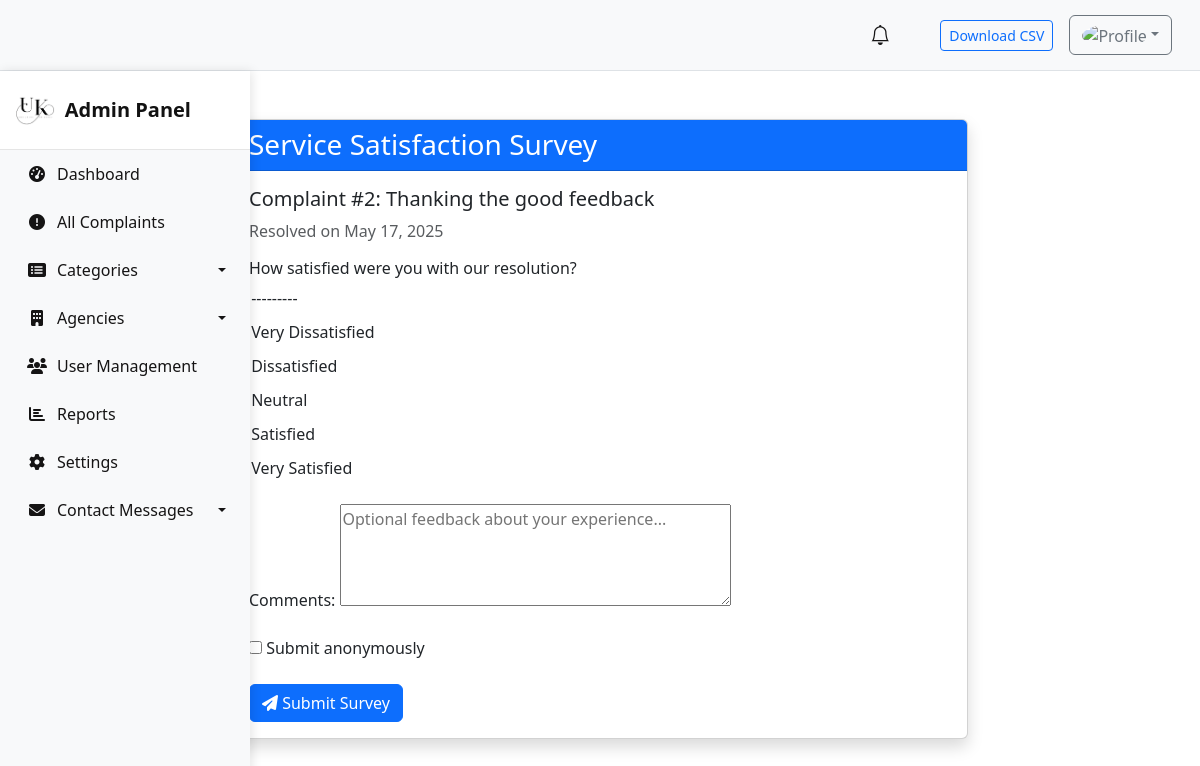
/complaints/2/survey/, run on the app's committed database.
### compliants/models.py (models this page shows, shortened)
class Complaint(models.Model):
    CATEGORY_CHOICES = [
        ('health', 'Health'),
        ('infrastructure', 'Infrastructure'),
        ('security', 'Security'),
    ]
    STATUS_CHOICES = [
        ('pending', 'Pending'),
        ('in_progress', 'In Progress'),
        ('resolved', 'Resolved'),
        ('rejected', 'Rejected'),
    ]
    citizen = models.ForeignKey(User, on_delete=models.CASCADE, related_name='complaints')
    title = models.CharField(max_length=200)
    description = models.TextField()
    category = models.ForeignKey(Category, on_delete=models.SET_NULL, null=True)
    status = models.CharField(max_length=20, choices=STATUS_CHOICES, default='pending')
    agency = models.ForeignKey('Agency', null=True, blank=True, on_delete=models.SET_NULL)
    document = models.FileField(
        upload_to='media/',
        null=True,
        blank=True,
        validators=[FileExtensionValidator(allowed_extensions=['pdf', 'jpg', 'jpeg', 'png'])]
    )
    created_at = models.DateTimeField(auto_now_add=True)
    updated_at = models.DateTimeField(auto_now=True)
    admin_response = models.TextField(null=True, blank=True)
    resolved_at = models.DateTimeField(blank=True, null=True)

### compliants/views.py (the view)
# urls.py: path('complaints/<int:pk>/survey/', complaint_survey, name='complaint_survey'),
def complaint_survey(request, pk):
    complaint = get_object_or_404(Complaint, pk=pk, status='resolved')
    if hasattr(complaint, 'survey'):
        messages.info(request, 'You have already completed this survey.')
        return redirect('complaint_detail', pk=pk)
    if request.method == 'POST':
        form = SatisfactionSurveyForm(request.POST)
        if form.is_valid():
            survey = form.save(commit=False)
            survey.complaint = complaint
            survey.save()
            messages.success(request, 'Thank you for your feedback!')
            return redirect('complaint_detail', pk=pk)
    else:
        form = SatisfactionSurveyForm()
    context = {
        'complaint': complaint,
        'form': form
    }
    return render(request, 'complaints/survey.html', context)

### compliants/forms.py
class SatisfactionSurveyForm(forms.ModelForm):
    class Meta:
        model = SatisfactionSurvey
        fields = ['rating', 'comments', 'is_anonymous']
        widgets = {
            'rating': forms.RadioSelect(attrs={'class': 'rating-radio'}),
            'comments': forms.Textarea(attrs={
                'rows': 4,
                'placeholder': 'Optional feedback about your experience...'
            }),
        }

### compliants/templates/complaints/survey.html (shortened to what this page needs)
{% extends 'base.html' %}
{% block content %}
<div class="container py-5">
    <div class="row justify-content-center">
        <div class="col-md-8">
            <div class="card shadow">
                <div class="card-header bg-primary text-white">
                    <h3 class="mb-0">Service Satisfaction Survey</h3>
                </div>
                <div class="card-body">
                    <h5 class="card-title">Complaint #{{ complaint.id }}: {{ complaint.title }}</h5>
                    <p class="text-muted">Resolved on {{ complaint.resolved_at|date:"F j, Y" }}</p>
                    <form method="post">
                        <div class="mb-4">
                            <h6>How satisfied were you with our resolution?</h6>
                            <div class="rating-options">
                                {% for choice in form.rating %}
                                <div class="form-check">
                                    <label class="form-check-label" for="{{ choice.id_for_label }}">
                                        {{ choice.choice_label }}
                                    </label>
                                </div>
                                {% endfor %}
                            </div>
                        </div>
                        <div class="mb-4">
                            {{ form.comments.label_tag }}
                            {{ form.comments }}
                        </div>
                        <div class="mb-4 form-check">
                            {{ form.is_anonymous }}
                            <label class="form-check-label" for="{{ form.is_anonymous.id_for_label }}">
                                Submit anonymously
                            </label>
                        </div>
                        <button type="submit" class="btn btn-primary">
                            <i class="fas fa-paper-plane"></i> Submit Survey
                        </button>
                    </form>
                </div>
            </div>
        </div>
    </div>
</div>
{% endblock %}

### static/styles/main.css (style rules this page uses)
body { background: aquamarine; }

### compliants/templates/complaints/survey.html (style rules this page uses)
.rating-options { margin-left: -15px; }
.form-check { padding-left: 0; margin-bottom: 10px; }

### data on the page
Complaint: id "2", title "Thanking the good feedback", resolved_at "May 17, 2025"

### other printed values
{{ choice.choice_label }} "---------" "Very Dissatisfied" "Dissatisfied" "Neutral" "Satisfied" "Very Satisfied"
